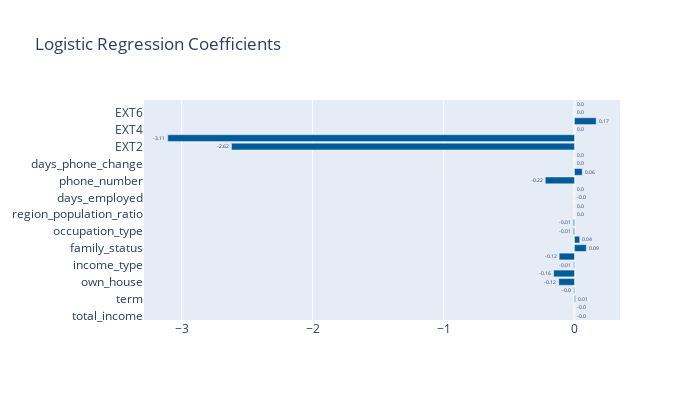

Notebook source saved alongside this figure:
### Code cell
# Refit selected model
model2 = LogisticRegression(**model_dict["logistic"].best_params_)
model2.fit(X_train, y_train)

# Display Model Coefficients
fig = go.Figure([
    go.Bar(y=X_train.columns, x=model2.coef_[0], text=np.round(model2.coef_[0], 2), orientation='h')
    ])

fig.update_traces(textposition='outside', marker_color='rgb(0, 92, 153)')
fig.update_layout(title='Logistic Regression Coefficients',
                  dragmode='select',
                  width=700,
                  height=400,
                  hovermode='closest')
fig.show()

### Figure 1 — Plotly figure (JSON) as saved in the notebook; plotly's stock layout.template omitted (floating-point values rounded to 4 significant figures)
{"data": [{"marker": {"color": "rgb(0, 92, 153)"}, "orientation": "h", "text": ["-0.0", "-0.0", "0.01", "-0.0", "-0.12", "-0.16", "-0.01", "-0.12", "0.09", "0.04", "-0.01", "-0.01", "0.0", "0.0", "-0.0", "0.0", "-0.22", "0.06", "0.0", "0.0", "-2.62", "-3.11", "0.0", "0.17", "0.0", "0.0"], "textposition": "outside", "type": "bar", "x": [-4.58e-09, -2e-07, 0.006843, -0.004755, -0.1196, -0.1586, -0.005342, -0.1167, 0.09052, 0.03995, -0.007904, -0.008426, 0, 1.779e-05, -5.458e-07, 3.073e-05, -0.2229, 0.059, 8.939e-05, 0, -2.62, -3.106, 0, 0.1661, 0, 0], "y": ["total_income", "loan_amount", "term", "interest_rate", "own_house", "own_car", "income_type", "education_type", "family_status", "housing_type", "occupation_type", "nr_children", "region_population_ratio", "days_birth", "days_employed", "days_registration", "phone_number", "email", "days_phone_change", "family_count", "EXT2", "EXT3", "EXT4", "EXT5", "EXT6", "EXT7"]}], "layout": {"dragmode": "select", "height": 400, "hovermode": "closest", "title": {"text": "Logistic Regression Coefficients"}, "width": 700}}
